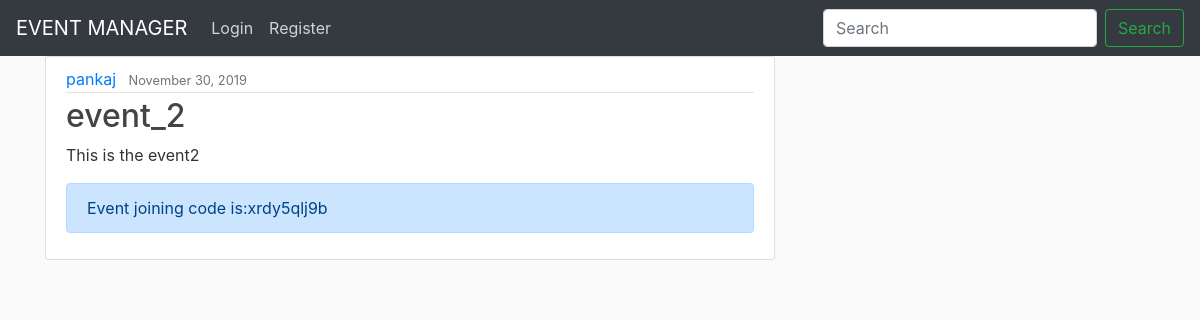
/event/2/, run on the app's committed database.
### ehandler/models.py (models this page shows, shortened)
class Event(models.Model):
    ename = models.CharField(max_length=100)
    econtent = models.TextField()
    edate = models.DateTimeField()
    eowner = models.ForeignKey(User, on_delete=models.CASCADE)
    ecode = models.CharField(max_length=120, blank=True)

### ehandler/views.py (the view)
# urls.py: path('event/<int:pk>/', EventDetailView.as_view(), name='event-detail'),
class EventDetailView(DetailView):
    model = Event

### ehandler/templates/ehandler/event_detail.html (shortened to what this page needs)
{% extends "ehandler/base.html" %}
{% block content %}
<article class="media content-section">
    <div class="media-body">
        <div class="article-metadata">
            <a class="mr-2" href="#">{{ object.eowner }}</a>
            <small class="text-muted">{{ object.edate|date:"F d, Y" }}</small>
        </div>
        <h2 class="article-title">{{ object.ename }}</h2>
        <p class="article-content">{{ object.econtent }}</p>
        {% if object.eowner != user %}
        <p class="alert alert-primary">Event joining code is:{{object.ecode}}</p>
        {% endif %}
    </div>
</article>
{% endblock content %}

### ehandler/static/ehandler/main.css (style rules this page uses)
body { background: #fafafa; color: #333333; }
h1, h2, h3, h4, h5, h6 { color: #444444; }
.content-section { background: #ffffff; padding: 10px 20px; border: 1px solid #dddddd; border-radius: 3px; margin-bottom: 20px; }
.article-title { color: #444444; }
.article-content { white-space: pre-line; }
.article-metadata { padding-bottom: 1px; margin-bottom: 4px; border-bottom: 1px solid #e3e3e3 }

### data on the page
Event: eowner "pankaj", edate "November 30, 2019", ename "event_2", econtent "This is the event2", ecode "xrdy5qlj9b"
